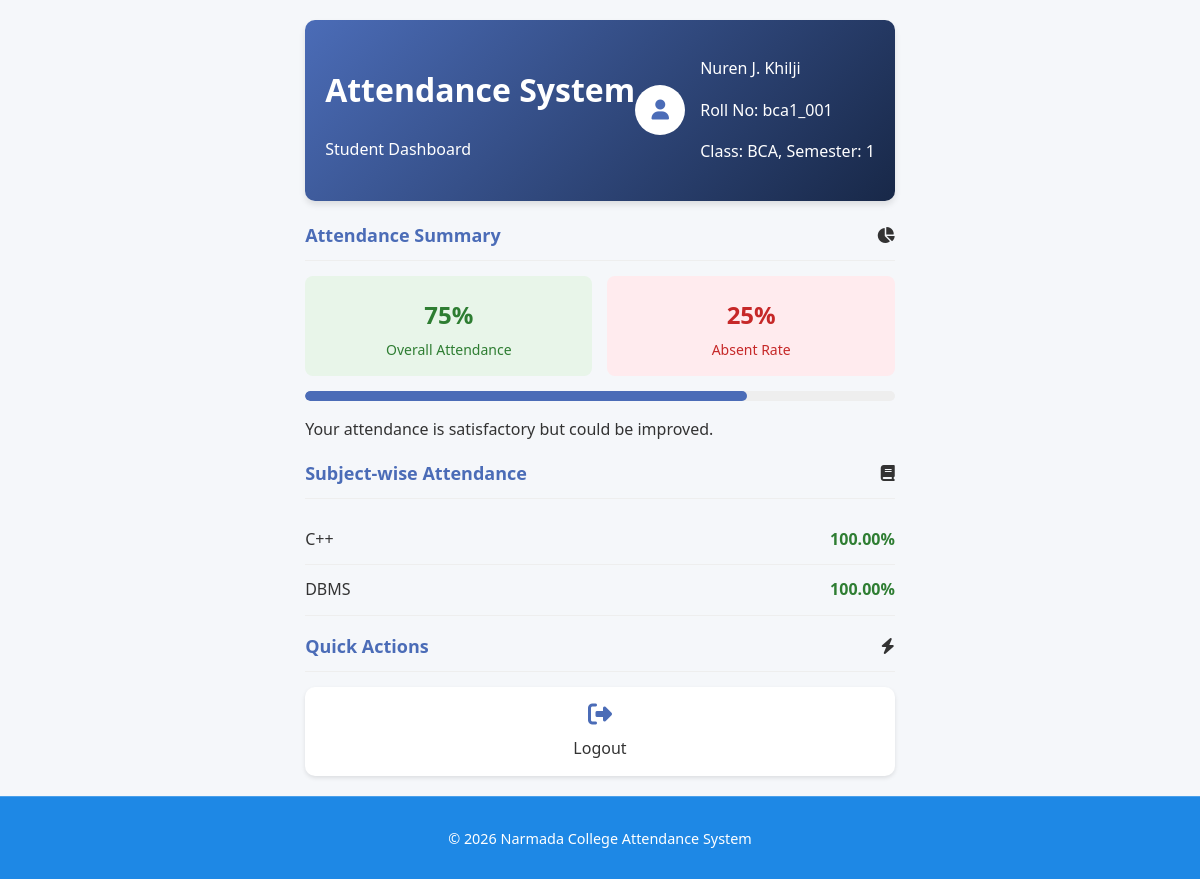
/attendance_system/student/student_dashboard.php (signed in), run on the app's committed database.
### tables this page shows
CREATE TABLE `student` (
  `StudentID` int(11) NOT NULL,
  `RollNo` varchar(20) NOT NULL,
  `Name` varchar(255) NOT NULL,
  `Class` varchar(255) NOT NULL,
  `Year` int(11) NOT NULL,
  `Semester` int(11) NOT NULL,
  `Password` varchar(255) NOT NULL DEFAULT 'student'
);

### attendance_system/student/student_dashboard.php (the view, shortened to what this page needs)
<?php
require_once '../includes/database.php';
$student_id = $_SESSION['student_id'];
$query = "SELECT * FROM student WHERE StudentID = ?";
$stmt = $conn->prepare($query);
if ($stmt) {
    $stmt->bind_param("i", $student_id);
    $stmt->execute();
    $result = $stmt->get_result();
    if ($result->num_rows === 1) {
        $student = $result->fetch_assoc();
    } else {
        session_destroy();
        header("Location: student_login.php");
        exit();
    }
} else {
    die("Database error: " . $conn->error);
}
$attendance_query = "SELECT
    COUNT(*) as total_classes,
    SUM(Status = 'Present') as present_count
    FROM attendance
    WHERE StudentID = ?";
$attendance_stmt = $conn->prepare($attendance_query);
if ($attendance_stmt) {
    $attendance_stmt->bind_param("i", $student_id);
    $attendance_stmt->execute();
    $attendance_result = $attendance_stmt->get_result();
    if ($attendance_result) {
        $attendance_data = $attendance_result->fetch_assoc();
        $total_classes = $attendance_data['total_classes'] ?: 1;
        $present_count = $attendance_data['present_count'] ?: 0;
        $attendance_percentage = round(($present_count / $total_classes) * 100, 2);
    } else {
        $total_classes = 0;
        $present_count = 0;
        $attendance_percentage = 0;
    }
} else {
    $total_classes = 0;
    $present_count = 0;
    $attendance_percentage = 0;
}
$subjects_query = "SELECT s.SubjectName,
    COUNT(a.AttendanceID) as total_classes,
    SUM(a.Status = 'Present') as present_count,
    ROUND((SUM(a.Status = 'Present') / COUNT(a.AttendanceID)) * 100, 2) as percentage
    FROM subject s
    LEFT JOIN attendance a ON s.SubjectID = a.SubjectID AND a.StudentID = ?
    WHERE s.Class = ? AND s.Semester = ?
    GROUP BY s.SubjectID";
$subjects_stmt = $conn->prepare($subjects_query);
$subject_attendance = [];
if ($subjects_stmt) {
    $subjects_stmt->bind_param("isi", $student_id, $student['Class'], $student['Semester']);
    $subjects_stmt->execute();
    $subjects_result = $subjects_stmt->get_result();
    while ($row = $subjects_result->fetch_assoc()) {
        $subject_attendance[] = $row;
    }
}
?>
<!DOCTYPE html>
<html lang="en">
<head>
    <link rel="stylesheet" href="https://cdnjs.cloudflare.com/ajax/libs/font-awesome/6.4.0/css/all.min.css">
</head>
<body>
  <div class="main-wrapper">
    <div class="container">
      <header>
        <div>
          <h1>Attendance System</h1>
          <p>Student Dashboard</p>
        </div>
        <div class="user-info">
          <div class="user-avatar">
            <i class="fas fa-user"></i>
          </div>
          <div>
            <p><?php echo htmlspecialchars($student['Name']); ?></p>
            <p>Roll No: <?php echo htmlspecialchars($student['RollNo']); ?></p>
            <p>Class: <?php echo htmlspecialchars($student['Class']); ?>, Semester: <?php echo htmlspecialchars($student['Semester']); ?></p>
          </div>
        </div>
      </header>
      <div class="dashboard-grid">
        <div class="card">
          <div class="card-header">
            <div class="card-title">Attendance Summary</div>
            <i class="fas fa-chart-pie"></i>
          </div>
          <div class="attendance-summary">
            <div class="summary-item present">
              <div class="summary-value"><?php echo $attendance_percentage; ?>%</div>
              <div class="summary-label">Overall Attendance</div>
            </div>
            <div class="summary-item absent">
              <div class="summary-value"><?php echo (100 - $attendance_percentage); ?>%</div>
              <div class="summary-label">Absent Rate</div>
            </div>
          </div>
          <div class="progress-bar">
            <div class="progress-fill" style="width: <?php echo $attendance_percentage; ?>%"></div>
          </div>
          <p>
            <?php
            if ($attendance_percentage >= 80) {
              echo "Your attendance is excellent! Keep it up.";
            } elseif ($attendance_percentage >= 70) {
              echo "Your attendance is satisfactory but could be improved.";
            } else {
              echo "Your attendance is low. Please attend classes regularly.";
            }
            ?>
          </p>
        </div>
        <div class="card">
          <div class="card-header">
            <div class="card-title">Subject-wise Attendance</div>
            <i class="fas fa-book"></i>
          </div>
          <ul class="subject-list">
            <?php foreach ($subject_attendance as $subject):
              $percentage = $subject['percentage'] ?: 0;
              $status_class = 'good';
            ?>
              <li class="subject-item">
                <span class="subject-name"><?php echo htmlspecialchars($subject['SubjectName']); ?></span>
                <span class="attendance-percentage <?php echo $status_class; ?>">
                  <?php echo $percentage; ?>%
                </span>
              </li>
            <?php endforeach; ?>
          </ul>
        </div>
          <div class="card">
      <div class="card-header">
        <div class="card-title">Quick Actions</div>
        <i class="fas fa-bolt"></i>
      </div>
      <div class="actions">
        <a href="student_logout.php" class="action-btn">
          <i class="fas fa-sign-out-alt action-icon"></i>
          <span>Logout</span>
        </a>
      </div>
    </div>
          </div>
    </div>
    <footer>
      <p>&copy; <?= date("Y") ?> Narmada College Attendance System</p>
    </footer>
  </div>
</body>
</html>

### data on the page
student: Name "Nuren J. Khilji", RollNo "bca1_001", Class "BCA", Semester "1"

### other printed values
$attendance_percentage "75"
100 - $attendance_percentage "25"
$subject['SubjectName'] "C++"
$percentage "100.00"
$subject['SubjectName'] "DBMS"
